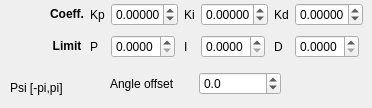
      <widget class="QWidget" name="z">
       <attribute name="title">
        <string>Z axis</string>
       </attribute>
       <widget class="QWidget" name="gridLayoutWidget_6">
        <property name="geometry">
         <rect>
          <x>50</x>
          <y>0</y>
          <width>313</width>
          <height>61</height>
         </rect>
        </property>
        <layout class="QGridLayout" name="PIDz">
         <item row="1" column="1">
          <widget class="QLabel" name="PID_angle_MAXp_z_label">
           <property name="sizePolicy">
            <sizepolicy hsizetype="Fixed" vsizetype="Preferred">
             <horstretch>0</horstretch>
             <verstretch>0</verstretch>
            </sizepolicy>
           </property>
           <property name="text">
            <string>P</string>
           </property>
          </widget>
         </item>
         <item row="0" column="3">
          <widget class="QLabel" name="PID_angle_Ki_z_label">
           <property name="sizePolicy">
            <sizepolicy hsizetype="Fixed" vsizetype="Preferred">
             <horstretch>0</horstretch>
             <verstretch>0</verstretch>
            </sizepolicy>
           </property>
           <property name="text">
            <string>Ki</string>
           </property>
          </widget>
         </item>
         <item row="0" column="1">
          <widget class="QLabel" name="PID_angle_Kp_z_label">
           <property name="sizePolicy">
            <sizepolicy hsizetype="Fixed" vsizetype="Preferred">
             <horstretch>0</horstretch>
             <verstretch>0</verstretch>
            </sizepolicy>
           </property>
           <property name="text">
            <string>Kp</string>
           </property>
          </widget>
         </item>
         <item row="1" column="0">
          <widget class="QLabel" name="label_PID_angle_MAX_z">
           <property name="text">
            <string>&lt;html&gt;&lt;head/&gt;&lt;body&gt;&lt;p align=&quot;center&quot;&gt;&lt;span style=&quot; font-weight:600;&quot;&gt;Limit&lt;/span&gt;&lt;/p&gt;&lt;/body&gt;&lt;/html&gt;</string>
           </property>
           <property name="textFormat">
            <enum>Qt::RichText</enum>
           </property>
          </widget>
         </item>
         <item row="1" column="5">
          <widget class="QLabel" name="PID_angle_MAXd_z_label">
           <property name="sizePolicy">
            <sizepolicy hsizetype="Fixed" vsizetype="Preferred">
             <horstretch>0</horstretch>
             <verstretch>0</verstretch>
            </sizepolicy>
           </property>
           <property name="text">
            <string>D</string>
           </property>
          </widget>
         </item>
         <item row="1" column="3">
          <widget class="QLabel" name="PID_angle_MAXi_z_label">
           <property name="sizePolicy">
            <sizepolicy hsizetype="Fixed" vsizetype="Preferred">
             <horstretch>0</horstretch>
             <verstretch>0</verstretch>
            </sizepolicy>
           </property>
           <property name="text">
            <string>I</string>
           </property>
          </widget>
         </item>
         <item row="0" column="0">
          <widget class="QLabel" name="label_PID_angle_z">
           <property name="text">
            <string>&lt;html&gt;&lt;head/&gt;&lt;body&gt;&lt;p align=&quot;center&quot;&gt;&lt;span style=&quot; font-weight:600;&quot;&gt;Coeff.&lt;/span&gt;&lt;/p&gt;&lt;/body&gt;&lt;/html&gt;</string>
           </property>
           <property name="textFormat">
            <enum>Qt::RichText</enum>
           </property>
          </widget>
         </item>
         <item row="0" column="5">
          <widget class="QLabel" name="PID_angle_Kd_z_label">
           <property name="sizePolicy">
            <sizepolicy hsizetype="Fixed" vsizetype="Preferred">
             <horstretch>0</horstretch>
             <verstretch>0</verstretch>
            </sizepolicy>
           </property>
           <property name="text">
            <string>Kd</string>
           </property>
          </widget>
         </item>
         <item row="0" column="2">
          <widget class="QDoubleSpinBox" name="PID_angle_Kp_z">
           <property name="sizePolicy">
            <sizepolicy hsizetype="Fixed" vsizetype="Fixed">
             <horstretch>0</horstretch>
             <verstretch>0</verstretch>
            </sizepolicy>
           </property>
           <property name="suffix">
            <string/>
           </property>
           <property name="decimals">
            <number>5</number>
           </property>
           <property name="minimum">
            <double>-0.490000000000000</double>
           </property>
           <property name="maximum">
            <double>0.490000000000000</double>
           </property>
           <property name="singleStep">
            <double>0.001000000000000</double>
           </property>
           <property name="value">
            <double>0.000000000000000</double>
           </property>
          </widget>
         </item>
         <item row="0" column="4">
          <widget class="QDoubleSpinBox" name="PID_angle_Ki_z">
           <property name="sizePolicy">
            <sizepolicy hsizetype="Fixed" vsizetype="Fixed">
             <horstretch>0</horstretch>
             <verstretch>0</verstretch>
            </sizepolicy>
           </property>
           <property name="suffix">
            <string/>
           </property>
           <property name="decimals">
            <number>5</number>
           </property>
           <property name="minimum">
            <double>-0.490000000000000</double>
           </property>
           <property name="maximum">
            <double>0.490000000000000</double>
           </property>
           <property name="singleStep">
            <double>0.001000000000000</double>
           </property>
          </widget>
         </item>
         <item row="0" column="6">
          <widget class="QDoubleSpinBox" name="PID_angle_Kd_z">
           <property name="sizePolicy">
            <sizepolicy hsizetype="Fixed" vsizetype="Fixed">
             <horstretch>0</horstretch>
             <verstretch>0</verstretch>
            </sizepolicy>
           </property>
           <property name="suffix">
            <string/>
           </property>
           <property name="decimals">
            <number>5</number>
           </property>
           <property name="minimum">
            <double>-0.490000000000000</double>
           </property>
           <property name="maximum">
            <double>1.400000000000000</double>
           </property>
           <property name="singleStep">
            <double>0.001000000000000</double>
           </property>
           <property name="value">
            <double>0.000000000000000</double>
           </property>
          </widget>
         </item>
         <item row="1" column="2">
          <widget class="QDoubleSpinBox" name="PID_angle_MAXp_z">
           <property name="sizePolicy">
            <sizepolicy hsizetype="Fixed" vsizetype="Fixed">
             <horstretch>0</horstretch>
             <verstretch>0</verstretch>
            </sizepolicy>
           </property>
           <property name="suffix">
            <string/>
           </property>
           <property name="decimals">
            <number>4</number>
           </property>
           <property name="minimum">
            <double>0.000000000000000</double>
           </property>
           <property name="maximum">
            <double>9.000000000000000</double>
           </property>
           <property name="singleStep">
            <double>0.010000000000000</double>
           </property>
           <property name="value">
            <double>0.000000000000000</double>
           </property>
          </widget>
         </item>
         <item row="1" column="4">
          <widget class="QDoubleSpinBox" name="PID_angle_MAXi_z">
           <property name="sizePolicy">
            <sizepolicy hsizetype="Fixed" vsizetype="Fixed">
             <horstretch>0</horstretch>
             <verstretch>0</verstretch>
            </sizepolicy>
           </property>
           <property name="suffix">
            <string/>
           </property>
           <property name="decimals">
            <number>4</number>
           </property>
           <property name="minimum">
            <double>0.000000000000000</double>
           </property>
           <property name="maximum">
            <double>9.000000000000000</double>
           </property>
           <property name="singleStep">
            <double>0.010000000000000</double>
           </property>
          </widget>
         </item>
         <item row="1" column="6">
          <widget class="QDoubleSpinBox" name="PID_angle_MAXd_z">
           <property name="sizePolicy">
            <sizepolicy hsizetype="Fixed" vsizetype="Fixed">
             <horstretch>0</horstretch>
             <verstretch>0</verstretch>
            </sizepolicy>
           </property>
           <property name="suffix">
            <string/>
           </property>
           <property name="decimals">
            <number>4</number>
           </property>
           <property name="minimum">
            <double>0.000000000000000</double>
           </property>
           <property name="maximum">
            <double>9.000000000000000</double>
           </property>
           <property name="singleStep">
            <double>0.010000000000000</double>
           </property>
          </widget>
         </item>
        </layout>
       </widget>
       <widget class="QWidget" name="gridLayoutWidget_9">
        <property name="geometry">
         <rect>
          <x>110</x>
          <y>68</y>
          <width>171</width>
          <height>31</height>
         </rect>
        </property>
        <layout class="QGridLayout" name="angle_offset_z_layout">
         <item row="0" column="0">
          <widget class="QLabel" name="angle_offset_z_label">
           <property name="text">
            <string>Angle offset</string>
           </property>
          </widget>
         </item>
         <item row="0" column="1">
          <widget class="QDoubleSpinBox" name="angle_offset_z">
           <property name="decimals">
            <number>1</number>
           </property>
           <property name="minimum">
            <double>-180.000000000000000</double>
           </property>
           <property name="maximum">
            <double>180.000000000000000</double>
           </property>
          </widget>
         </item>
        </layout>
       </widget>
       <widget class="QLabel" name="label_3">
        <property name="geometry">
         <rect>
          <x>10</x>
          <y>80</y>
          <width>81</width>
          <height>16</height>
         </rect>
        </property>
        <property name="text">
         <string>Psi [-pi,pi]</string>
        </property>
       </widget>
      </widget>
